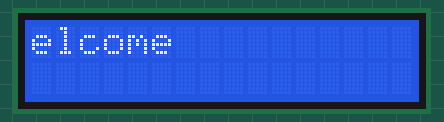
Recording of a sketch running on a simulated Arduino Uno, built with avr-gcc and run on an emulated ATmega328P. Shown: 16×2 character LCD.

Above: at 0.1 s.
At 2.6 s:
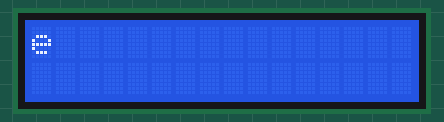
At 5.6 s:
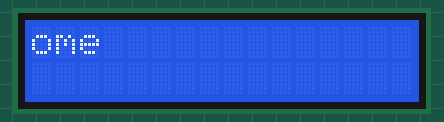
At 11.6 s:
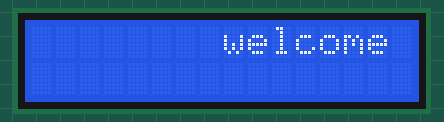
At 17.1 s:
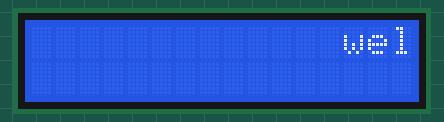
At 23.1 s:
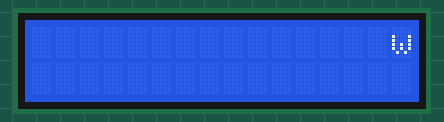

Measured:
- what the display in image 1 shows lasts 0.5 s, from 2.6 s to 3.1 s

The sketch:

lcd_function_scroll.ino
```cpp
  #include<LiquidCrystal.h>
  LiquidCrystal lcd(12,11,5,4,3,2);//RS,E,D4,D5,D6,D7
void setup() {
  lcd.begin(16,2);
  lcd.setCursor(0,0);
  lcd.print("welcome");

}

void loop() {
  for(int i=0;i<=7;i++)
  {lcd.scrollDisplayLeft();
   delay(500);
    }
   for(int i=0;i<=23;i++)
  {lcd.scrollDisplayRight();
   delay(500);
    }


}
```
